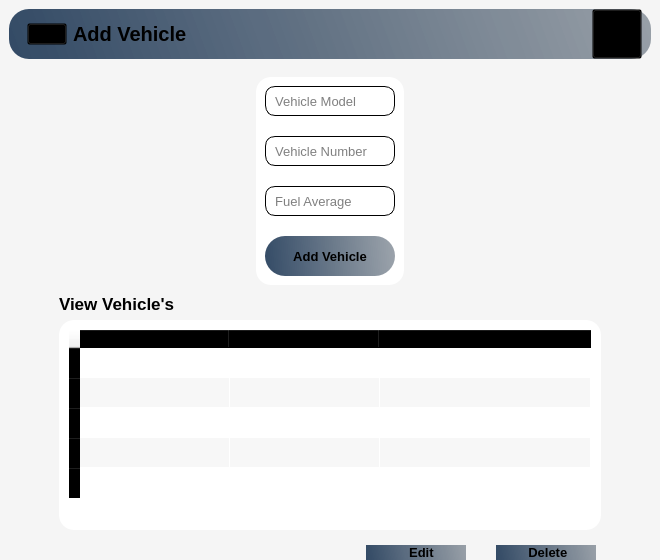
      <widget class="QWidget" name="AddVehicle_Page">
       <property name="styleSheet">
        <string notr="true">*{
background-color:#f5f5f5;
}
#frame_7,#btn_AddVehicle_2,#btn_Delete_2,#btn_Edit{
 border-radius: 20px;
background-color:qlineargradient(spread:pad,x1:0,y1:0.505682,x2:1,y2:0.477,stop:0 rgba(20,47,78,219),stop:1 rgba(85,98,112,150));

}
#txt_VehicleModel,#txt_VehicleNumber,#txt_FuelAverage{
background-color:#fff;
 border-radius: 10px;
 border: 1px solid #000000
}
#widget_17,#widget_12{
background-color:#fff;
 border-radius: 15px;
}
QFrame,QPushButton{
background:transparent;
}</string>
       </property>
       <layout class="QVBoxLayout" name="verticalLayout_6">
        <property name="spacing">
         <number>0</number>
        </property>
        <property name="leftMargin">
         <number>0</number>
        </property>
        <property name="topMargin">
         <number>0</number>
        </property>
        <property name="rightMargin">
         <number>0</number>
        </property>
        <property name="bottomMargin">
         <number>0</number>
        </property>
        <item alignment="Qt::AlignTop">
         <widget class="QWidget" name="widget_7" native="true">
          <layout class="QHBoxLayout" name="horizontalLayout_16">
           <item alignment="Qt::AlignTop">
            <widget class="QFrame" name="frame_7">
             <property name="frameShape">
              <enum>QFrame::StyledPanel</enum>
             </property>
             <property name="frameShadow">
              <enum>QFrame::Raised</enum>
             </property>
             <layout class="QHBoxLayout" name="horizontalLayout_15">
              <property name="topMargin">
               <number>0</number>
              </property>
              <property name="bottomMargin">
               <number>0</number>
              </property>
              <item alignment="Qt::AlignTop">
               <widget class="QFrame" name="frame_30">
                <layout class="QHBoxLayout" name="horizontalLayout_56">
                 <property name="spacing">
                  <number>0</number>
                 </property>
                 <property name="leftMargin">
                  <number>0</number>
                 </property>
                 <property name="topMargin">
                  <number>0</number>
                 </property>
                 <property name="rightMargin">
                  <number>0</number>
                 </property>
                 <property name="bottomMargin">
                  <number>0</number>
                 </property>
                 <item alignment="Qt::AlignLeft">
                  <widget class="QFrame" name="frame_29">
                   <layout class="QHBoxLayout" name="horizontalLayout_55">
                    <property name="topMargin">
                     <number>0</number>
                    </property>
                    <property name="bottomMargin">
                     <number>0</number>
                    </property>
                    <item>
                     <widget class="QPushButton" name="menuBtn_4">
                      <property name="text">
                       <string/>
                      </property>
                      <property name="icon">
                       <iconset resource="Resource.qrc">
                        <normaloff>:/Black Icons/Graphics/featherBlack/menu.svg</normaloff>:/Black Icons/Graphics/featherBlack/menu.svg</iconset>
                      </property>
                      <property name="iconSize">
                       <size>
                        <width>24</width>
                        <height>24</height>
                       </size>
                      </property>
                     </widget>
                    </item>
                    <item alignment="Qt::AlignLeft">
                     <widget class="QLabel" name="appHeader_5">
                      <property name="font">
                       <font>
                        <pointsize>15</pointsize>
                        <weight>75</weight>
                        <bold>true</bold>
                       </font>
                      </property>
                      <property name="text">
                       <string>Add Vehicle</string>
                      </property>
                     </widget>
                    </item>
                   </layout>
                  </widget>
                 </item>
                 <item alignment="Qt::AlignRight">
                  <widget class="QPushButton" name="accountBtn_5">
                   <property name="minimumSize">
                    <size>
                     <width>50</width>
                     <height>50</height>
                    </size>
                   </property>
                   <property name="text">
                    <string/>
                   </property>
                   <property name="icon">
                    <iconset resource="Resource.qrc">
                     <normaloff>:/Black Icons/Graphics/featherBlack/user.svg</normaloff>:/Black Icons/Graphics/featherBlack/user.svg</iconset>
                   </property>
                   <property name="iconSize">
                    <size>
                     <width>32</width>
                     <height>32</height>
                    </size>
                   </property>
                  </widget>
                 </item>
                </layout>
               </widget>
              </item>
             </layout>
            </widget>
           </item>
          </layout>
         </widget>
        </item>
        <item>
         <widget class="QWidget" name="widget_9" native="true">
          <layout class="QHBoxLayout" name="horizontalLayout_21">
           <item>
            <widget class="QWidget" name="widget_16" native="true">
             <layout class="QHBoxLayout" name="horizontalLayout_26">
              <item>
               <spacer name="horizontalSpacer_13">
                <property name="orientation">
                 <enum>Qt::Horizontal</enum>
                </property>
                <property name="sizeHint" stdset="0">
                 <size>
                  <width>223</width>
                  <height>20</height>
                 </size>
                </property>
               </spacer>
              </item>
             </layout>
            </widget>
           </item>
           <item>
            <widget class="QWidget" name="widget_17" native="true">
             <layout class="QVBoxLayout" name="verticalLayout_17">
              <property name="spacing">
               <number>20</number>
              </property>
              <item>
               <widget class="QLineEdit" name="txt_VehicleModel">
                <property name="minimumSize">
                 <size>
                  <width>60</width>
                  <height>30</height>
                 </size>
                </property>
                <property name="font">
                 <font>
                  <pointsize>10</pointsize>
                 </font>
                </property>
                <property name="placeholderText">
                 <string>  Vehicle Model</string>
                </property>
               </widget>
              </item>
              <item>
               <widget class="QLineEdit" name="txt_VehicleNumber">
                <property name="minimumSize">
                 <size>
                  <width>50</width>
                  <height>30</height>
                 </size>
                </property>
                <property name="font">
                 <font>
                  <pointsize>10</pointsize>
                 </font>
                </property>
                <property name="placeholderText">
                 <string>  Vehicle Number</string>
                </property>
               </widget>
              </item>
              <item>
               <widget class="QLineEdit" name="txt_FuelAverage">
                <property name="minimumSize">
                 <size>
                  <width>50</width>
                  <height>30</height>
                 </size>
                </property>
                <property name="font">
                 <font>
                  <pointsize>10</pointsize>
                 </font>
                </property>
                <property name="placeholderText">
                 <string>  Fuel Average</string>
                </property>
               </widget>
              </item>
              <item alignment="Qt::AlignHCenter">
               <widget class="QPushButton" name="btn_AddVehicle_2">
                <property name="minimumSize">
                 <size>
                  <width>130</width>
                  <height>40</height>
                 </size>
                </property>
                <property name="font">
                 <font>
                  <pointsize>10</pointsize>
                  <weight>75</weight>
                  <bold>true</bold>
                 </font>
                </property>
                <property name="text">
                 <string>Add Vehicle</string>
                </property>
                <property name="icon">
                 <iconset resource="Resource.qrc">
                  <normaloff>:/White Icons/Graphics/featherBlack/car.png</normaloff>:/White Icons/Graphics/featherBlack/car.png</iconset>
                </property>
                <property name="iconSize">
                 <size>
                  <width>24</width>
                  <height>24</height>
                 </size>
                </property>
               </widget>
              </item>
             </layout>
            </widget>
           </item>
           <item>
            <widget class="QWidget" name="widget_29" native="true">
             <layout class="QHBoxLayout" name="horizontalLayout_27">
              <item>
               <spacer name="horizontalSpacer_14">
                <property name="orientation">
                 <enum>Qt::Horizontal</enum>
                </property>
                <property name="sizeHint" stdset="0">
                 <size>
                  <width>223</width>
                  <height>20</height>
                 </size>
                </property>
               </spacer>
              </item>
             </layout>
            </widget>
           </item>
          </layout>
         </widget>
        </item>
        <item>
         <widget class="QWidget" name="widget_8" native="true">
          <layout class="QVBoxLayout" name="verticalLayout_16">
           <property name="topMargin">
            <number>0</number>
           </property>
           <property name="bottomMargin">
            <number>0</number>
           </property>
           <item>
            <widget class="QWidget" name="widget_10" native="true">
             <layout class="QVBoxLayout" name="verticalLayout_18">
              <property name="leftMargin">
               <number>50</number>
              </property>
              <property name="topMargin">
               <number>0</number>
              </property>
              <property name="rightMargin">
               <number>50</number>
              </property>
              <property name="bottomMargin">
               <number>9</number>
              </property>
              <item>
               <widget class="QLabel" name="label_6">
                <property name="font">
                 <font>
                  <pointsize>13</pointsize>
                  <weight>75</weight>
                  <bold>true</bold>
                 </font>
                </property>
                <property name="text">
                 <string>View Vehicle's</string>
                </property>
               </widget>
              </item>
              <item>
               <widget class="QWidget" name="widget_12" native="true">
                <layout class="QHBoxLayout" name="horizontalLayout_17">
                 <item>
                  <widget class="QTableWidget" name="tableWidget_3">
                   <property name="alternatingRowColors">
                    <bool>true</bool>
                   </property>
                   <property name="rowCount">
                    <number>5</number>
                   </property>
                   <property name="columnCount">
                    <number>3</number>
                   </property>
                   <attribute name="horizontalHeaderDefaultSectionSize">
                    <number>150</number>
                   </attribute>
                   <attribute name="horizontalHeaderStretchLastSection">
                    <bool>true</bool>
                   </attribute>
                   <row/>
                   <row/>
                   <row/>
                   <row/>
                   <row/>
                   <column>
                    <property name="text">
                     <string>Vehicle Model</string>
                    </property>
                    <property name="font">
                     <font>
                      <weight>75</weight>
                      <bold>true</bold>
                     </font>
                    </property>
                   </column>
                   <column>
                    <property name="text">
                     <string>Vehicle Number</string>
                    </property>
                    <property name="font">
                     <font>
                      <weight>75</weight>
                      <bold>true</bold>
                     </font>
                    </property>
                   </column>
                   <column>
                    <property name="text">
                     <string>Fuel Average</string>
                    </property>
                    <property name="font">
                     <font>
                      <weight>75</weight>
                      <bold>true</bold>
                     </font>
                    </property>
                   </column>
                  </widget>
                 </item>
                </layout>
               </widget>
              </item>
             </layout>
            </widget>
           </item>
           <item alignment="Qt::AlignRight">
            <widget class="QWidget" name="widget_11" native="true">
             <layout class="QHBoxLayout" name="horizontalLayout_18">
              <property name="spacing">
               <number>30</number>
              </property>
              <property name="topMargin">
               <number>0</number>
              </property>
              <property name="rightMargin">
               <number>55</number>
              </property>
              <property name="bottomMargin">
               <number>0</number>
              </property>
              <item>
               <widget class="QPushButton" name="btn_Edit">
                <property name="minimumSize">
                 <size>
                  <width>100</width>
                  <height>0</height>
                 </size>
                </property>
                <property name="font">
                 <font>
                  <pointsize>10</pointsize>
                  <weight>75</weight>
                  <bold>true</bold>
                 </font>
                </property>
                <property name="text">
                 <string>   Edit</string>
                </property>
                <property name="icon">
                 <iconset resource="Resource.qrc">
                  <normaloff>:/White Icons/Graphics/featherBlack/editing.png</normaloff>:/White Icons/Graphics/featherBlack/editing.png</iconset>
                </property>
                <property name="iconSize">
                 <size>
                  <width>24</width>
                  <height>24</height>
                 </size>
                </property>
               </widget>
              </item>
              <item>
               <widget class="QPushButton" name="btn_Delete_2">
                <property name="minimumSize">
                 <size>
                  <width>100</width>
                  <height>0</height>
                 </size>
                </property>
                <property name="font">
                 <font>
                  <pointsize>10</pointsize>
                  <weight>75</weight>
                  <bold>true</bold>
                 </font>
                </property>
                <property name="text">
                 <string> Delete</string>
                </property>
                <property name="icon">
                 <iconset resource="Resource.qrc">
                  <normaloff>:/White Icons/Graphics/featherBlack/bin.png</normaloff>:/White Icons/Graphics/featherBlack/bin.png</iconset>
                </property>
                <property name="iconSize">
                 <size>
                  <width>24</width>
                  <height>24</height>
                 </size>
                </property>
               </widget>
              </item>
             </layout>
            </widget>
           </item>
          </layout>
         </widget>
        </item>
       </layout>
      </widget>
